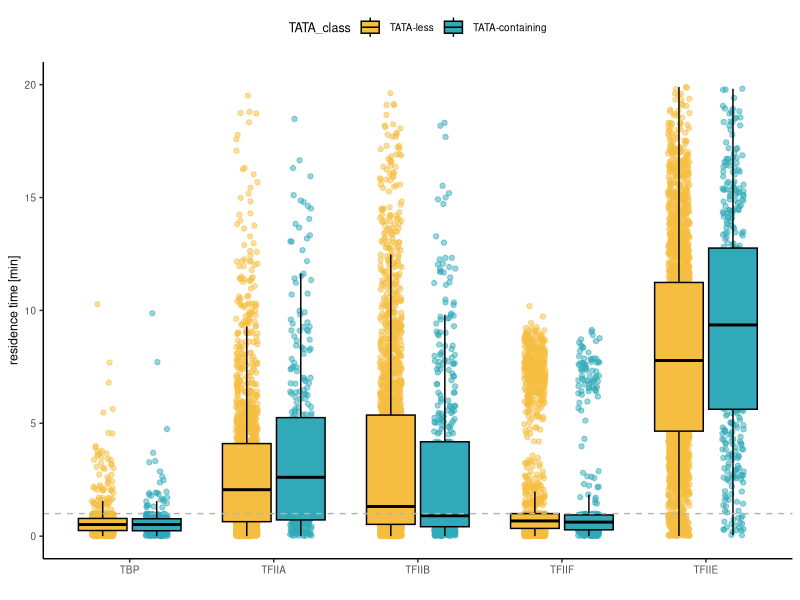
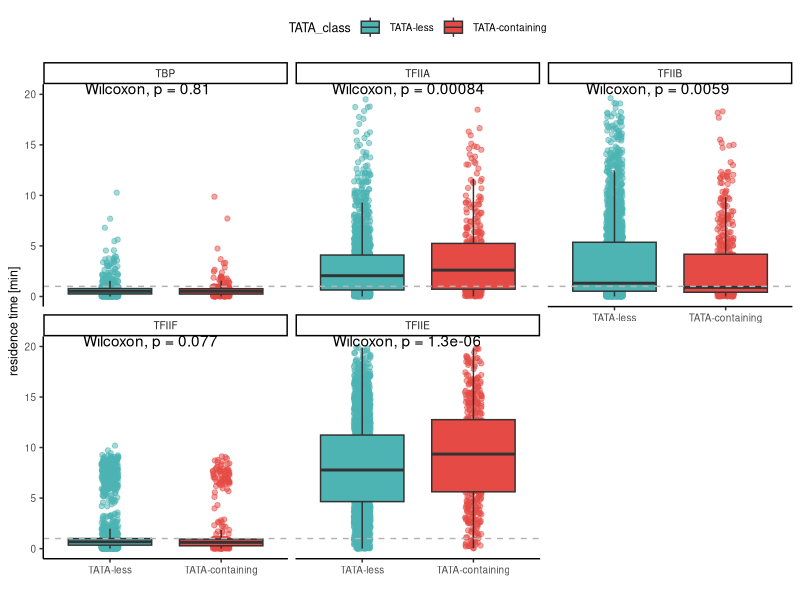

The R script that drew these images, in order:
rm(list = ls())

library(tidyverse)
library(ggpubr)

set.seed(42)


# get list of TATA promoters
TATA = read.csv("data/TATA_information.csv") 
  

# upload the residence time table replace <1 min with a random number between 0-1
resTimes = read.csv("data/residence_times_all.csv") %>% 
  pivot_longer(cols = TBP:TFIIF, names_to = "factorName", values_to = "resTime", values_drop_na = TRUE) %>% 
  distinct()

# add information about TATA
plotResTime = resTimes %>% 
  mutate(randNum = runif(nrow(resTimes), min=0, max=1)) %>% 
  mutate(resTimesNum = ifelse(resTime == "<1", randNum, as.numeric(resTime))) %>% 
  #mutate(resTimesNum = ifelse(resTimesNum > 20, 20, resTimesNum)) %>% 
  inner_join(TATA)

plotResTime$factorName = factor(plotResTime$factorName, levels = c("TBP", "TFIIA", "TFIIB", 
                                                                   "TFIIF", "TFIIE"))
plotResTime$TATA_class = factor(plotResTime$TATA_class, levels = c("TATA-less", "TATA-containing"))

# plot
p = ggplot(plotResTime, aes(x = factorName, y = resTimesNum, fill = TATA_class))
p + geom_point(position=position_jitterdodge(jitter.width = 0.3), 
               aes(color = TATA_class), alpha = 0.5) + 
  geom_boxplot(outlier.shape=NA, color = "black") +
  geom_hline(yintercept = 1, linetype = "dashed", color = "grey70") + 
  theme_classic() +
  xlab(" ") +
  ylab("residence time [min]") +
  theme(panel.background = element_rect(fill = "transparent"), # bg of the panel
        plot.background = element_rect(fill = "transparent", color = NA),
        text = element_text(size=9),
        legend.position = "top",
        panel.grid.major = element_blank(), 
        panel.grid.minor = element_blank()) +
  #facet_wrap(~factorName, scales = "free", nrow = 1) +
  scale_fill_manual(values= c("#F5BE41", "#31A9B8")) +
  scale_color_manual(values= c("#F5BE41", "#31A9B8")) +
  ylim(0,20) 

# to do Wilcoxon's test
p = ggplot(plotResTime, aes(x = TATA_class, y = resTimesNum, fill = TATA_class))
p + geom_point(position=position_jitterdodge(jitter.width = 0.3), 
               aes(color = TATA_class), alpha = 0.5) + 
  geom_boxplot(outlier.shape=NA) +
  geom_hline(yintercept = 1, linetype = "dashed", color = "grey70") + 
  theme_classic() +
  xlab(" ") +
  ylab("residence time [min]") +
  theme(panel.background = element_rect(fill = "transparent"), # bg of the panel
        plot.background = element_rect(fill = "transparent", color = NA),
        text = element_text(size=9),
        legend.position = "top",
        panel.grid.major = element_blank(), 
        panel.grid.minor = element_blank()) +
  #facet_wrap(~factorName, scales = "free", nrow = 1) +
  scale_fill_manual(values= c("#4DB3B3", "#E64A45")) +
  scale_color_manual(values= c("#4DB3B3", "#E64A45")) +
  ylim(0,20) + stat_compare_means(label.y = 20) +
  facet_wrap(~factorName)
